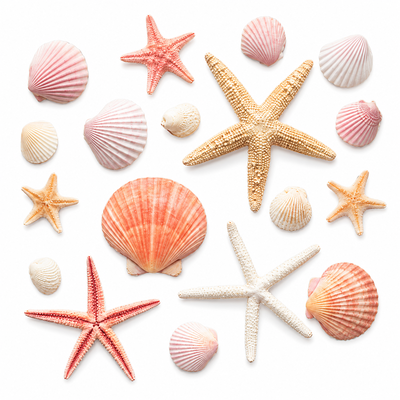
#> input picture images/almejas.png, 400 x 400 px
$ python _test.py
#> lines starting #> are read from the running program, lines starting #| are printed output that depends on the picture; after the words box and inside, x2 and y2 are one past the last pixel; in counts of white or black regions, pixels touching at a corner belong together
#> further down, img is the input picture: shape (400, 400, 3); mean B, G, R 222.3, 229.4, 245
### example.py
import numpy as np
import matplotlib.pyplot as plt
import os

import cv2

import obj_segcount as osc


# Configuracion por defecto para imagenes sin configuracion especifica
CONFIG_DEFAULT = {
    'tipo_filtro': 'gaussiano',
    'tamano_filtro': 5,
    'sigma_filtro': 1.5,
    'metodo_umbral': 'otsu',
    'min_tamano_objeto': 100,
    'max_tamano_objeto': 50000,
    'quitar_bordes': True,
    'ecualizar': False,
    'invertir': True,
    'mostrar_pasos': True,
}

# Configuraciones especificas por tipo de imagen
CONFIGS_ESPECIFICAS = {
    'coins': {
        'tipo_filtro': 'gaussiano',
        'tamano_filtro': 5,
        'sigma_filtro': 0.5,
        'metodo_umbral': 'adaptativo',
        'tamano_bloque': 15,
        'C_adaptativo': 5,
        'min_tamano_objeto': 200,
        'max_tamano_objeto': 5000,
        'quitar_bordes': False,
        'ecualizar': False,
        'invertir': False,
        'mostrar_pasos': True,
    },
    'cafe': {
        'tipo_filtro': 'gaussiano',
        'tamano_filtro': 5,
        'sigma_filtro': 1.5,
        'metodo_umbral': 'otsu',
        'min_tamano_objeto': 50,
        'max_tamano_objeto': 50000,
        'quitar_bordes': True,
        'ecualizar': True,
        'invertir': True,
        'mostrar_pasos': True,
    },
    # Frutas brillantes sobre fondo negro -> objetos mas claros que fondo, invertir=False
    'frutas': {
        'tipo_filtro': 'gaussiano',
        'tamano_filtro': 5,
        'sigma_filtro': 1.5,
        'metodo_umbral': 'otsu',
        'min_tamano_objeto': 1500,
        'max_tamano_objeto': 50000,
        'quitar_bordes': True,
        'ecualizar': False,
        'invertir': False,
        'mostrar_pasos': True,
    },
    'tornillos_largos': {
        'tipo_filtro': 'gaussiano',
        'tamano_filtro': 5,
        'sigma_filtro': 1.5,
        'metodo_umbral': 'otsu',
        'min_tamano_objeto': 100,
        'max_tamano_objeto': 50000,
        'quitar_bordes': True,
        'ecualizar': True,
        'invertir': True,
        'mostrar_pasos': True,
    },
    'tornillos_python': {
        'tipo_filtro': 'gaussiano',
        'tamano_filtro': 5,
        'sigma_filtro': 1.5,
        'metodo_umbral': 'otsu',
        'min_tamano_objeto': 100,
        'max_tamano_objeto': 50000,
        'quitar_bordes': True,
        'ecualizar': True,
        'invertir': True,
        'mostrar_pasos': True,
    },
    'botones': {
        'tipo_filtro': 'gaussiano',
        'tamano_filtro': 5,
        'sigma_filtro': 1.5,
        'metodo_umbral': 'otsu',
        'min_tamano_objeto': 100,
        'max_tamano_objeto': 50000,
        'quitar_bordes': True,
        'ecualizar': True,
        'invertir': True,
        'mostrar_pasos': True,
    },
    'almejas': {
        'tipo_filtro': 'gaussiano',
        'tamano_filtro': 5,
        'sigma_filtro': 1.5,
        'metodo_umbral': 'otsu',
        'min_tamano_objeto': 100,
        'max_tamano_objeto': 50000,
        'quitar_bordes': True,
        'ecualizar': True,
        'invertir': True,
        'mostrar_pasos': True,
    },
    # Engranes grises sobre fondo blanco, objetos pequenos incluidos
    'engranes': {
        'tipo_filtro': 'gaussiano',
        'tamano_filtro': 5,
        'sigma_filtro': 1.5,
        'metodo_umbral': 'otsu',
        'min_tamano_objeto': 50,
        'max_tamano_objeto': 50000,
        'quitar_bordes': True,
        'ecualizar': True,
        'invertir': True,
        'mostrar_pasos': True,
    },
    # Dulces coloridos sobre fondo blanco, sin ecualizar para no perder colores
    'dulces': {
        'tipo_filtro': 'gaussiano',
        'tamano_filtro': 5,
        'sigma_filtro': 1.0,
        'metodo_umbral': 'otsu',
        'min_tamano_objeto': 80,
        'max_tamano_objeto': 50000,
        'quitar_bordes': True,
        'ecualizar': False,
        'invertir': True,
        'mostrar_pasos': True,
    },
    'tornillos largos': {
        'tipo_filtro': 'gaussiano',
        'tamano_filtro': 5,
        'sigma_filtro': 1.5,
        'metodo_umbral': 'otsu',
        'min_tamano_objeto': 100,
        'max_tamano_objeto': 50000,
        'quitar_bordes': True,
        'ecualizar': True,
        'invertir': True,
        'mostrar_pasos': True,
    },
    'costuras': {
        'tipo_filtro': 'gaussiano',
        'tamano_filtro': 5,
        'sigma_filtro': 1.0,
        'metodo_umbral': 'adaptativo',
        'tamano_bloque': 25,
        'C_adaptativo': 8,
        'min_tamano_objeto': 200,
        'max_tamano_objeto': 50000,
        'quitar_bordes': False,
        'ecualizar': False,
        'invertir': True,
        'mostrar_pasos': True,
    },
}


def obtener_config(nombre_archivo):
    # Busca si el nombre del archivo coincide con alguna clave
#> called with nombre_archivo = 'almejas.png'
    nombre_sin_ext = os.path.splitext(nombre_archivo)[0].lower()
    for clave, config in CONFIGS_ESPECIFICAS.items():
        if clave in nombre_sin_ext:
            return config
    return CONFIG_DEFAULT


# [195 lines left out: functions crear_imagen_sintetica, cargar_imagen, imprimir_propiedades, demo_imagen, demo_sintetica, demo_modular and 1 more, not called in this run]


# [25 lines that do not run on import are left out]

### obj_segcount/preprocessing.py
import numpy as np


def rgb_a_gris(imagen):
    # Formula estandar de luminancia: Y = 0.299R + 0.587G + 0.114B
    if imagen.ndim == 2:
        return imagen.astype(np.uint8)

    if imagen.ndim == 3 and imagen.shape[2] == 1:
        return imagen[:, :, 0].astype(np.uint8)

    pesos = np.array([0.299, 0.587, 0.114])
    gris = np.dot(imagen[:, :, :3].astype(np.float64), pesos)
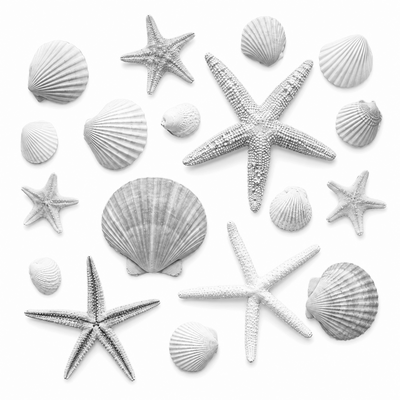
#> gris: shape (400, 400) float64; min 26.4, max 255, mean 233.2
    return np.clip(gris, 0, 255).astype(np.uint8)


# [11 lines left out: function normalizar, not called in this run]

### obj_segcount/intensity.py
import numpy as np


def negativo(imagen):
    return (255 - imagen).astype(np.uint8)


# [35 lines left out: functions transformacion_log, estiramiento_contraste, ajuste_lineal, not called in this run]


def ecualizacion_histograma(imagen):
    # Calcula histograma -> CDF -> LUT para ecualizar la imagen
    histograma = np.zeros(256, dtype=np.int64)
    for valor in imagen.ravel():
        histograma[valor] += 1
#> this loop made 160000 passes
#> valor on passes 1 to 3: 253, 253, 253
#> after the loop, histograma = 256 values, max 80223 at index 253, min 0 at index 0, mean 625

    cdf = np.cumsum(histograma)
#> cdf = 256 values from 0 to 160000
    cdf_min = cdf[cdf > 0].min()
#> cdf_min = 1
    total_pixeles = imagen.size

    denominador = total_pixeles - cdf_min
#> denominador = 159999
    if denominador == 0:
        return imagen.copy()

    lut = np.round((cdf - cdf_min) / denominador * 255).astype(np.uint8)
#> lut = 256 values from 0 to 255
    return lut[imagen]

### obj_segcount/filtering.py
import numpy as np


def convolucion2d(imagen, kernel):
    # Convolución 2D implementada con loops y zero-padding
    img = imagen.astype(np.float64)
#> img: shape (400, 400) float64
    kh, kw = kernel.shape
    pad_h = kh // 2
    pad_w = kw // 2

    relleno = np.pad(img, ((pad_h, pad_h), (pad_w, pad_w)),
                     mode='constant', constant_values=0)

    h, w = img.shape
    salida = np.zeros((h, w), dtype=np.float64)

    for i in range(h):
        for j in range(w):
            region = relleno[i:i + kh, j:j + kw]
            salida[i, j] = np.sum(region * kernel)
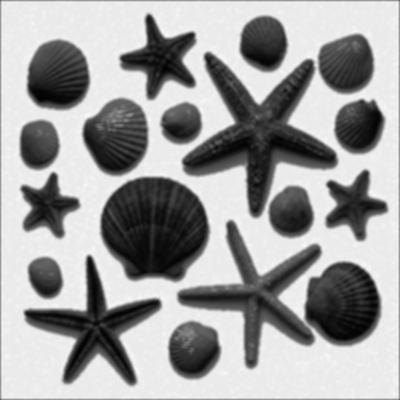
#> salida: shape (400, 400) float64; min 2.18, max 250.9, mean 159.3

    return salida


def kernel_gaussiano(tamano, sigma):
    # Genera un kernel gaussiano 2D normalizado dado el tamaño y sigma
    mitad = tamano // 2
    eje = np.arange(-mitad, mitad + 1)
    xx, yy = np.meshgrid(eje, eje)

    kernel = np.exp(-(xx ** 2 + yy ** 2) / (2 * sigma ** 2))
    kernel = kernel / kernel.sum()
    return kernel


# [4 lines left out: function filtro_promedio, not called in this run]


def filtro_gaussiano(imagen, tamano=5, sigma=1.0):
    kernel = kernel_gaussiano(tamano, sigma)
    resultado = convolucion2d(imagen, kernel)
    return np.clip(resultado, 0, 255).astype(np.uint8)


# [15 lines left out: function filtro_mediana, not called in this run]

### obj_segcount/thresholding.py
import numpy as np


def umbral_global(imagen, T=128):
    # Pixeles con valor >= T se marcan como 255, el resto como 0
    binaria = np.zeros_like(imagen, dtype=np.uint8)
    binaria[imagen >= T] = 255
    return binaria


def umbral_otsu(imagen):
    # Encuentra el umbral que maximiza la varianza entre las dos clases (fondo y objeto)
    histograma = np.zeros(256, dtype=np.float64)
    for valor in imagen.ravel():
        histograma[valor] += 1
#> this loop made 160000 passes
#> valor on passes 1 to 3: 98, 134, 152
#> after the loop, histograma = 256 values, max 21243 at index 234, min 0 at index 0, mean 625
    histograma = histograma / imagen.size
#> histograma = 256 values, max 0.133 at index 234, min 0 at index 0, mean 0.00391

    mejor_umbral = 0
    mejor_varianza = 0.0

    for T in range(256):
        w0 = np.sum(histograma[:T + 1])
        w1 = np.sum(histograma[T + 1:])

        if w0 == 0 or w1 == 0:
            continue

        indices = np.arange(256)
        mu0 = np.sum(indices[:T + 1] * histograma[:T + 1]) / w0
        mu1 = np.sum(indices[T + 1:] * histograma[T + 1:]) / w1

        varianza = w0 * w1 * (mu0 - mu1) ** 2

        if varianza > mejor_varianza:
            mejor_varianza = varianza
            mejor_umbral = T
#> this loop made 256 passes
#> (w0, w1, mu0, mu1, varianza, mejor_varianza) on passes 3 to 10: (8.12e-05, 1, 2, 158.8, 2, 2), (0.000313, 1, 2.74, 158.8, 7.61, 7.61), (0.000956, 0.999, 3.59, 158.9, 23.06, 23.06), (0.00213, 0.998, 4.36, 159.1, 50.79, 50.79), (0.00383, 0.996, 5.09, 159.4, 90.86, 90.86), (0.00588, 0.994, 5.76, 159.7, 138.6, 138.6), (0.00825, 0.992, 6.4, 160.1, 193.2, 193.2), (0.0107, 0.989, 6.99, 160.4, 248.5, 248.5)
#> after the loop, mejor_umbral = 142; mejor_varianza = 7161.6

    binaria = umbral_global(imagen, mejor_umbral)
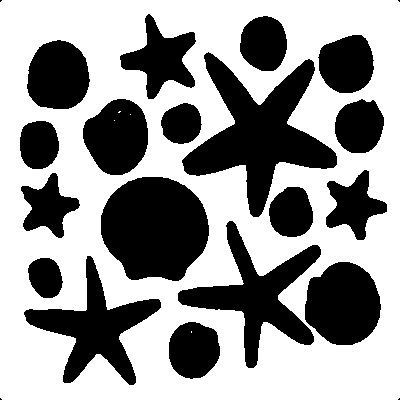
#> binaria: shape (400, 400); 59.6% white; 22 black regions (4 under 20 px), largest, box (x1, y1, x2, y2) and area: (182, 52, 337, 217) 9995, (101, 177, 209, 281) 8762, (178, 221, 321, 368) 6354
    return binaria, mejor_umbral


def umbral_adaptativo(imagen, tamano_bloque=15, C=5):
    # El umbral de cada pixel es la media de su vecindario local menos C
    img = imagen.astype(np.float64)
    h, w = img.shape
    pad = tamano_bloque // 2

    relleno = np.pad(img, pad, mode='reflect')
    binaria = np.zeros((h, w), dtype=np.uint8)

    for i in range(h):
        for j in range(w):
            vecindario = relleno[i:i + tamano_bloque, j:j + tamano_bloque]
            media_local = np.mean(vecindario)

            if img[i, j] >= (media_local - C):
                binaria[i, j] = 255

    return binaria

### obj_segcount/counting.py
import numpy as np
import matplotlib.pyplot as plt
import matplotlib.patches as patches

from obj_segcount.preprocessing import rgb_a_gris, normalizar
from obj_segcount.intensity import ecualizacion_histograma, estiramiento_contraste
from obj_segcount.filtering import filtro_gaussiano, filtro_mediana
from obj_segcount.edges import magnitud_gradiente, deteccion_bordes
from obj_segcount.thresholding import umbral_otsu, umbral_adaptativo, umbral_global
from obj_segcount.segmentation import componentes_conectados, quitar_regiones_pequenas, quitar_regiones_grandes, quitar_regiones_borde
from obj_segcount.corners import detector_harris, marcar_esquinas
from obj_segcount.properties import medir_todo


def contar_objetos(imagen, tipo_filtro='gaussiano', tamano_filtro=5,
                   sigma_filtro=1.0, metodo_umbral='otsu',
                   valor_umbral=128, tamano_bloque=15, C_adaptativo=5,
                   min_tamano_objeto=50, max_tamano_objeto=None,
                   quitar_bordes=True, ecualizar=True,
                   invertir=False, conectividad=8, mostrar_pasos=False):
    resultado = {}

    # Convertir a escala de grises
    if imagen.ndim == 3:
        gris = rgb_a_gris(imagen)
    else:
        gris = imagen.copy()
    resultado['gris'] = gris

    # Ecualizar histograma para mejorar contraste
    if ecualizar:
        mejorada = ecualizacion_histograma(gris)
    else:
        mejorada = gris.copy()
    resultado['mejorada'] = mejorada

    # Filtrado espacial para reducir ruido
    if tipo_filtro == 'gaussiano':
        filtrada = filtro_gaussiano(mejorada, tamano=tamano_filtro, sigma=sigma_filtro)
    elif tipo_filtro == 'mediana':
        filtrada = filtro_mediana(mejorada, tamano=tamano_filtro)
    else:
        filtrada = mejorada.copy()
    resultado['filtrada'] = filtrada

    # Umbralizacion para obtener imagen binaria
    if metodo_umbral == 'otsu':
        binaria, val_otsu = umbral_otsu(filtrada)
#> val_otsu = 142
        resultado['valor_umbral'] = val_otsu
    elif metodo_umbral == 'adaptativo':
        binaria = umbral_adaptativo(filtrada, tamano_bloque=tamano_bloque, C=C_adaptativo)
        resultado['valor_umbral'] = -1
    else:
        binaria = umbral_global(filtrada, T=valor_umbral)
        resultado['valor_umbral'] = valor_umbral

    if invertir:
        binaria = 255 - binaria
    resultado['binaria'] = binaria

    # Deteccion de bordes con Sobel
    bordes = deteccion_bordes(gris, umbral=0.15)
    resultado['bordes'] = bordes

    # Segmentacion por componentes conectados
    etiquetas, num_objetos = componentes_conectados(binaria, conectividad=conectividad)
    etiquetas, num_objetos = quitar_regiones_pequenas(etiquetas, min_tamano=min_tamano_objeto)

    if max_tamano_objeto is not None:
        etiquetas, num_objetos = quitar_regiones_grandes(etiquetas, max_tamano=max_tamano_objeto)

    if quitar_bordes:
        etiquetas, num_objetos = quitar_regiones_borde(etiquetas)

    resultado['etiquetas'] = etiquetas
    resultado['conteo'] = num_objetos

    # Medir propiedades de cada objeto
    props = medir_todo(etiquetas)
    resultado['propiedades'] = props

    if mostrar_pasos:
        visualizar_resultados(imagen, resultado)

    return resultado


# [58 lines left out: function visualizar_resultados, not called in this run]


# Colores para pintar cada objeto detectado
COLORES_OBJETOS = [
    (255,  60,  60),
    ( 60, 180, 255),
    ( 60, 220,  60),
    (255, 200,   0),
    (255, 100, 255),
    (  0, 220, 200),
    (255, 140,   0),
    (160,  80, 255),
    (200, 255,  80),
    (255,  80, 140),
]


# [29 lines left out: functions _colorear_etiquetas, _imprimir_tabla, not called in this run]

### obj_segcount/edges.py
import numpy as np
from obj_segcount.filtering import convolucion2d

# Kernels de Sobel
SOBEL_X = np.array([[-1, 0, 1],
                    [-2, 0, 2],
                    [-1, 0, 1]], dtype=np.float64)

SOBEL_Y = np.array([[-1, -2, -1],
                    [ 0,  0,  0],
                    [ 1,  2,  1]], dtype=np.float64)

# Kernels de Prewitt (pesos uniformes, sin enfasis en el centro)
PREWITT_X = np.array([[-1, 0, 1],
                      [-1, 0, 1],
                      [-1, 0, 1]], dtype=np.float64)

PREWITT_Y = np.array([[ 1,  1,  1],
                      [ 0,  0,  0],
                      [-1, -1, -1]], dtype=np.float64)

# Kernels del Laplaciano
LAPLACIANO_4 = np.array([[0,  1, 0],
                         [1, -4, 1],
                         [0,  1, 0]], dtype=np.float64)

LAPLACIANO_8 = np.array([[1,  1, 1],
                         [1, -8, 1],
                         [1,  1, 1]], dtype=np.float64)


def sobel_x(imagen):
    return convolucion2d(imagen.astype(np.float64), SOBEL_X)


def sobel_y(imagen):
    return convolucion2d(imagen.astype(np.float64), SOBEL_Y)


# [15 lines left out: functions magnitud_gradiente, direccion_gradiente, not called in this run]


def deteccion_bordes(imagen, umbral=0.1):
    # Aplica Sobel y umbraliza la magnitud del gradiente
    gx = sobel_x(imagen)
    gy = sobel_y(imagen)
#> after the loop in convolucion2d (call 3), `for i in range(h):`:
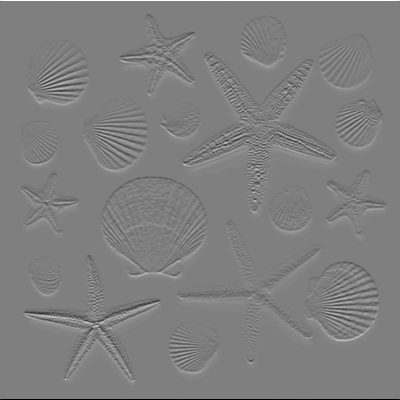
#> salida: shape (400, 400) float64; min -1016, max 1016, mean 0; drawn with min black and max white
    magnitud = np.sqrt(gx ** 2 + gy ** 2)
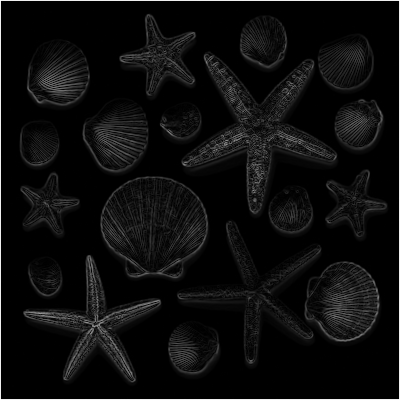
#> magnitud: shape (400, 400) float64; min 0, max 1077.6, mean 57.8; drawn with min black and max white

    mag_max = magnitud.max()
#> mag_max = 1077.6
    if mag_max > 0:
        magnitud = magnitud / mag_max

    bordes = np.zeros_like(magnitud, dtype=np.uint8)
    bordes[magnitud >= umbral] = 255
    return bordes


def prewitt_x(imagen):
    return convolucion2d(imagen.astype(np.float64), PREWITT_X)


def prewitt_y(imagen):
    return convolucion2d(imagen.astype(np.float64), PREWITT_Y)


# [19 lines left out: functions deteccion_prewitt, laplaciano, not called in this run]

### obj_segcount/segmentation.py
import numpy as np


def componentes_conectados(imagen_binaria, conectividad=8):
    # Etiqueta cada grupo de pixeles blancos conectados con un numero distinto
#> called with conectividad = 8
    h, w = imagen_binaria.shape
    etiquetas = np.zeros((h, w), dtype=np.int32)
    etiqueta_actual = 0

    if conectividad == 4:
        vecinos = [(-1, 0), (1, 0), (0, -1), (0, 1)]
    else:
        vecinos = [(-1, -1), (-1, 0), (-1, 1),
                   (0,  -1),          (0,  1),
                   (1,  -1), (1,  0), (1,  1)]

    for i in range(h):
        for j in range(w):
            if imagen_binaria[i, j] == 255 and etiquetas[i, j] == 0:
                etiqueta_actual += 1
                pila = [(i, j)]
                etiquetas[i, j] = etiqueta_actual

                while pila:
                    cy, cx = pila.pop()
                    for dy, dx in vecinos:
                        ny, nx = cy + dy, cx + dx
                        if (0 <= ny < h and 0 <= nx < w and
                                imagen_binaria[ny, nx] == 255 and
                                etiquetas[ny, nx] == 0):
                            etiquetas[ny, nx] = etiqueta_actual
                            pila.append((ny, nx))
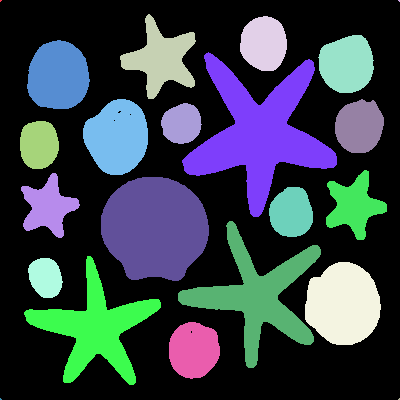
#> etiquetas: shape (400, 400) int32; 23 distinct labels, from 0 to 22; one colour per label, 0 black
#> in contar_objetos, `etiquetas, num_objetos = componentes_conectados(binaria, conectividad=..`: num_objetos = 22

    return etiquetas, etiqueta_actual


def quitar_regiones_pequenas(imagen_etiquetas, min_tamano):
    # Elimina objetos con menos pixeles que min_tamano
#> called with min_tamano = 100
    max_etiqueta = imagen_etiquetas.max()
#> max_etiqueta = 22
    nuevas_etiquetas = np.zeros_like(imagen_etiquetas)
    nuevo_conteo = 0

    for id_etiqueta in range(1, max_etiqueta + 1):
        mascara = (imagen_etiquetas == id_etiqueta)
        if np.sum(mascara) >= min_tamano:
            nuevo_conteo += 1
            nuevas_etiquetas[mascara] = nuevo_conteo
#> this loop made 22 passes
#> pass 3, in quitar_regiones_pequenas, `mascara = (imagen_etiquetas == id_etiqueta)`:
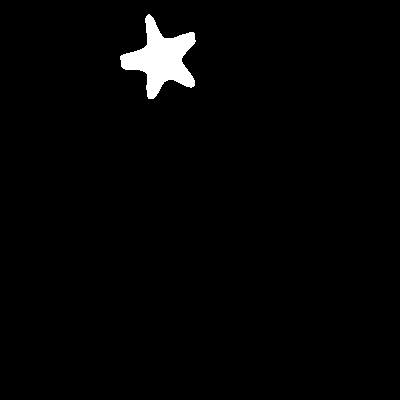
#> mascara: shape (400, 400) bool; 1.9% white; 1 white region, box (x1, y1, x2, y2) and area: (120, 14, 196, 99) 2966
#> after the loop, nuevo_conteo = 18
#> (the rest of the program and of its run is left out)
